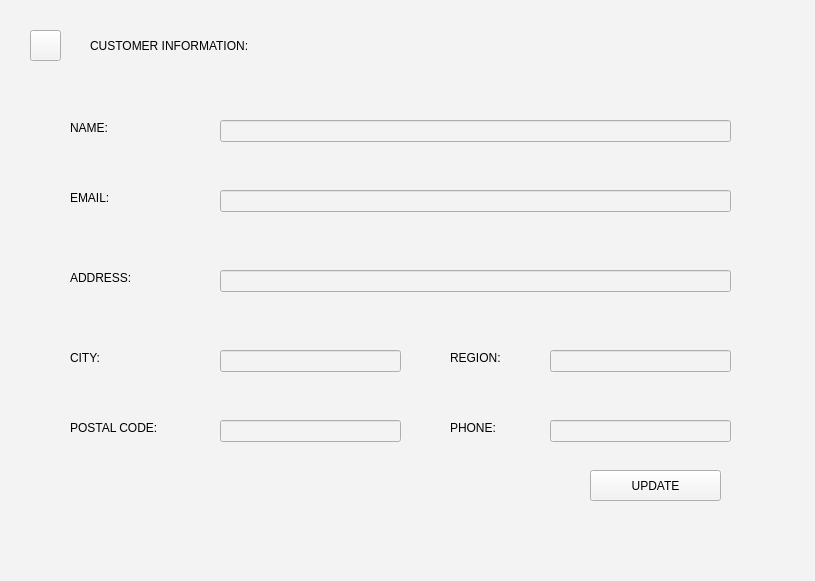
<?xml version="1.0" encoding="UTF-8"?>
<ui version="4.0">
 <class>MainWindow</class>
 <widget class="QMainWindow" name="MainWindow">
  <property name="geometry">
   <rect>
    <x>0</x>
    <y>0</y>
    <width>815</width>
    <height>581</height>
   </rect>
  </property>
  <property name="windowTitle">
   <string>MainWindow</string>
  </property>
  <property name="styleSheet">
   <string notr="true">background-color: rgb(243, 243, 243);</string>
  </property>
  <widget class="QWidget" name="centralwidget">
   <widget class="QLabel" name="label_8">
    <property name="geometry">
     <rect>
      <x>450</x>
      <y>420</y>
      <width>81</width>
      <height>16</height>
     </rect>
    </property>
    <property name="styleSheet">
     <string notr="true">font: 90 italic 11pt &quot;Bodoni MT&quot;;</string>
    </property>
    <property name="text">
     <string>PHONE:</string>
    </property>
   </widget>
   <widget class="QLabel" name="label_7">
    <property name="geometry">
     <rect>
      <x>70</x>
      <y>420</y>
      <width>141</width>
      <height>16</height>
     </rect>
    </property>
    <property name="styleSheet">
     <string notr="true">font: 90 italic 11pt &quot;Bodoni MT&quot;;</string>
    </property>
    <property name="text">
     <string>POSTAL CODE:</string>
    </property>
   </widget>
   <widget class="QLabel" name="label_4">
    <property name="geometry">
     <rect>
      <x>70</x>
      <y>270</y>
      <width>101</width>
      <height>16</height>
     </rect>
    </property>
    <property name="styleSheet">
     <string notr="true">font: 90 italic 11pt &quot;Bodoni MT&quot;;</string>
    </property>
    <property name="text">
     <string>ADDRESS:</string>
    </property>
   </widget>
   <widget class="QLineEdit" name="CCityText">
    <property name="geometry">
     <rect>
      <x>220</x>
      <y>350</y>
      <width>181</width>
      <height>22</height>
     </rect>
    </property>
   </widget>
   <widget class="QLineEdit" name="CAddText">
    <property name="geometry">
     <rect>
      <x>220</x>
      <y>270</y>
      <width>511</width>
      <height>22</height>
     </rect>
    </property>
   </widget>
   <widget class="QLineEdit" name="CPhone">
    <property name="geometry">
     <rect>
      <x>550</x>
      <y>420</y>
      <width>181</width>
      <height>22</height>
     </rect>
    </property>
   </widget>
   <widget class="QLabel" name="label">
    <property name="geometry">
     <rect>
      <x>90</x>
      <y>30</y>
      <width>311</width>
      <height>31</height>
     </rect>
    </property>
    <property name="styleSheet">
     <string notr="true">font: 75 italic 13pt &quot;Bodoni MT&quot;;</string>
    </property>
    <property name="text">
     <string>CUSTOMER INFORMATION:</string>
    </property>
   </widget>
   <widget class="QLabel" name="label_3">
    <property name="geometry">
     <rect>
      <x>70</x>
      <y>190</y>
      <width>71</width>
      <height>16</height>
     </rect>
    </property>
    <property name="styleSheet">
     <string notr="true">font: 90 italic 11pt &quot;Bodoni MT&quot;;</string>
    </property>
    <property name="text">
     <string>EMAIL:</string>
    </property>
   </widget>
   <widget class="QLabel" name="label_6">
    <property name="geometry">
     <rect>
      <x>450</x>
      <y>350</y>
      <width>81</width>
      <height>16</height>
     </rect>
    </property>
    <property name="styleSheet">
     <string notr="true">font: 90 italic 11pt &quot;Bodoni MT&quot;;</string>
    </property>
    <property name="text">
     <string>REGION:</string>
    </property>
   </widget>
   <widget class="QLineEdit" name="CEmailText">
    <property name="geometry">
     <rect>
      <x>220</x>
      <y>190</y>
      <width>511</width>
      <height>22</height>
     </rect>
    </property>
   </widget>
   <widget class="QPushButton" name="backb4">
    <property name="geometry">
     <rect>
      <x>30</x>
      <y>30</y>
      <width>31</width>
      <height>31</height>
     </rect>
    </property>
    <property name="styleSheet">
     <string notr="true">background-image:url('C:/Users/USER/Desktop/CUI/back.jpeg')</string>
    </property>
    <property name="text">
     <string/>
    </property>
   </widget>
   <widget class="QLabel" name="label_5">
    <property name="geometry">
     <rect>
      <x>70</x>
      <y>350</y>
      <width>71</width>
      <height>16</height>
     </rect>
    </property>
    <property name="styleSheet">
     <string notr="true">font: 90 italic 11pt &quot;Bodoni MT&quot;;</string>
    </property>
    <property name="text">
     <string>CITY:</string>
    </property>
   </widget>
   <widget class="QLineEdit" name="CRegion">
    <property name="geometry">
     <rect>
      <x>550</x>
      <y>350</y>
      <width>181</width>
      <height>22</height>
     </rect>
    </property>
   </widget>
   <widget class="QLineEdit" name="CNametext">
    <property name="geometry">
     <rect>
      <x>220</x>
      <y>120</y>
      <width>511</width>
      <height>22</height>
     </rect>
    </property>
   </widget>
   <widget class="QLineEdit" name="CPostalCode">
    <property name="geometry">
     <rect>
      <x>220</x>
      <y>420</y>
      <width>181</width>
      <height>22</height>
     </rect>
    </property>
   </widget>
   <widget class="QLabel" name="label_2">
    <property name="geometry">
     <rect>
      <x>70</x>
      <y>120</y>
      <width>71</width>
      <height>16</height>
     </rect>
    </property>
    <property name="styleSheet">
     <string notr="true">font: 90 italic 11pt &quot;Bodoni MT&quot;;</string>
    </property>
    <property name="text">
     <string>NAME:</string>
    </property>
   </widget>
   <widget class="QPushButton" name="pushButton">
    <property name="geometry">
     <rect>
      <x>590</x>
      <y>470</y>
      <width>131</width>
      <height>31</height>
     </rect>
    </property>
    <property name="styleSheet">
     <string notr="true">font: 75 italic 10pt &quot;Bodoni MT&quot;;
background-image: url('C:/Users/USER/Downloads/Project_DB(updated ui)/tbg.jpeg')</string>
    </property>
    <property name="text">
     <string>UPDATE</string>
    </property>
   </widget>
  </widget>
  <widget class="QMenuBar" name="menubar">
   <property name="geometry">
    <rect>
     <x>0</x>
     <y>0</y>
     <width>815</width>
     <height>26</height>
    </rect>
   </property>
  </widget>
  <widget class="QStatusBar" name="statusbar"/>
 </widget>
 <resources/>
 <connections/>
</ui>
